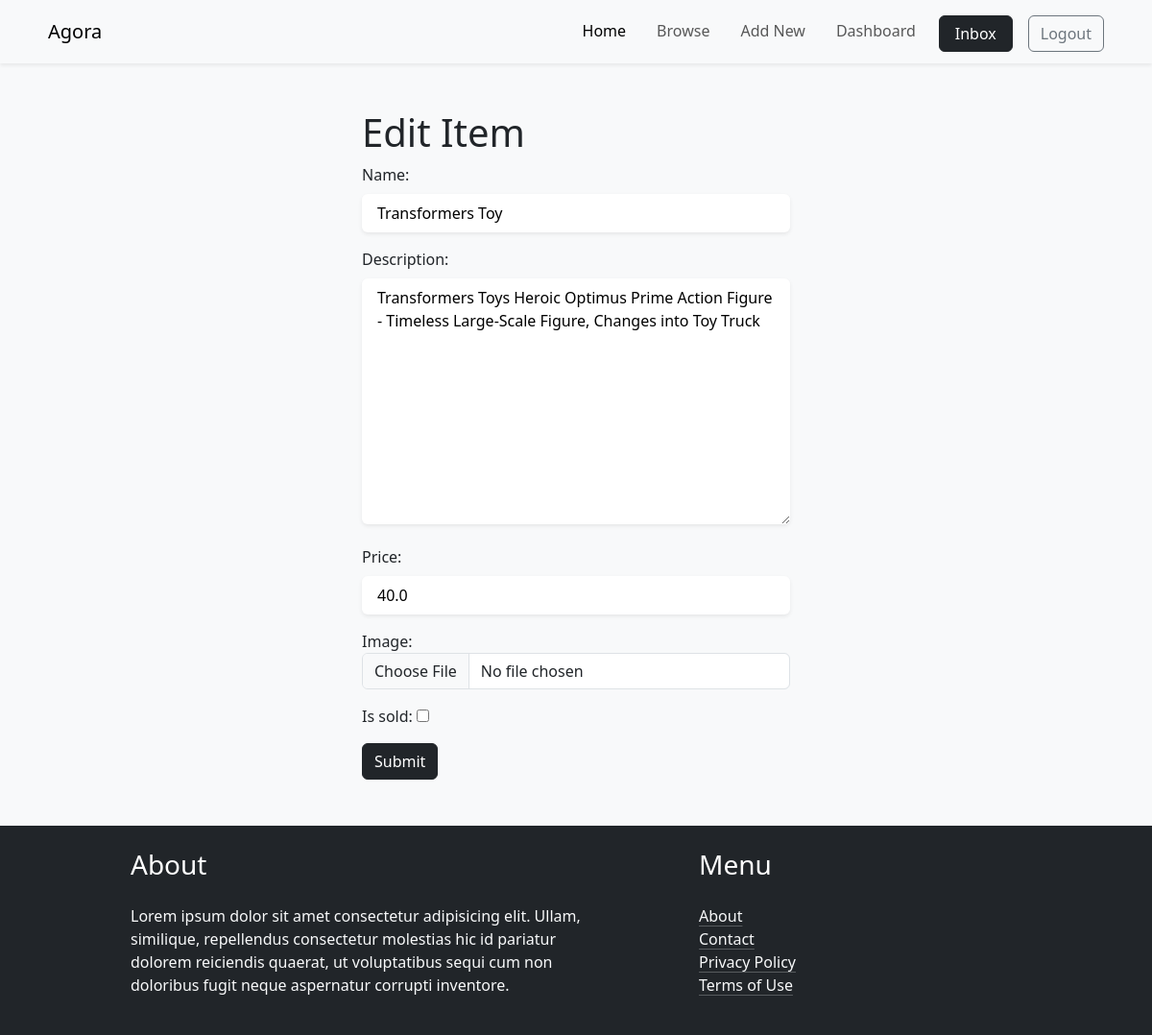
The page /item/1/edit/ (signed in) on the database its author committed.
### item/models.py (models this page shows, shortened)
class Item(models.Model):
    category = models.ForeignKey(Category, related_name='items', on_delete=models.CASCADE)
    name = models.CharField(max_length=255)
    description = models.TextField(blank=True, null=True)
    price = models.FloatField()
    image = models.ImageField(upload_to='item_images', blank=True, null=True)
    is_sold = models.BooleanField(default=False)
    created_by = models.ForeignKey(User, related_name='items', on_delete=models.CASCADE)
    created_at = models.DateTimeField(auto_now_add = True)

### item/views.py (the view)
# urls.py: path('<int:pk>/edit/', views.edit, name='edit')
@login_required
def edit(request, pk):
    item = get_object_or_404(Item, pk=pk, created_by=request.user)
    if request.method == 'POST':
        form = EditItemForm(request.POST, request.FILES, instance=item)
        if form.is_valid():
            form.save()
            return redirect('item:detail', pk=item.id)
    else:
        form = EditItemForm(instance=item)
    return render(request, 'item/form.html', {
        'form' : form,
        'title' : 'Edit Item'
    })

### item/forms.py
class EditItemForm(forms.ModelForm):
    class Meta:
        model = Item
        fields = ('name', 'description', 'price', 'image', 'is_sold')
        widgets = {
        'name' : forms.TextInput(attrs={
            'class' : 'w-100 py-2 px-3 rounded shadow-sm border-0 mt-2'
        }),
        'description' : forms.Textarea(attrs={
            'class' : 'w-100 py-2 px-3 rounded shadow-sm border-0 mt-2'
        }),
        'price' : forms.TextInput(attrs={
            'class' : 'w-100 py-2 px-3 rounded shadow-sm border-0 mt-2'
        }),
        'image' : forms.FileInput(attrs={
            'class' : 'form-control'
        })
    }

### item/templates/item/form.html (shortened to what this page needs)
{% extends 'core/base.html' %}
{% block content %}
<div class="bg-light p-5">
   <div class="row d-flex justify-content-center">
    <div class="col-5">
        <h1>{{ title }}</h1>
        <form method="POST" action="." enctype="multipart/form-data">
            <div>
                {{ form.as_p }}
            </div>
            <button class=" btn btn-dark">Submit</button>
        </form>
    </div>
   </div>
</div>
{% endblock %}

### rows shown on the page
Item: name "Transformers Toy", description "Transformers Toys Heroic Optimus Prime Action Figure - Timeless Large-Scale Figure, Changes into Toy Truck", price "40.0"

### other values the page prints
{{ title }} "Edit Item"
